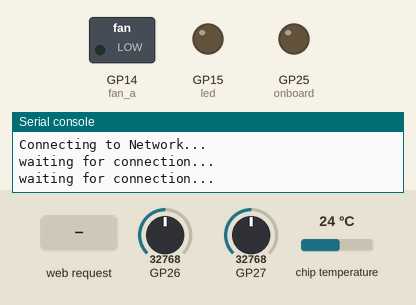
Recording of a program running on a simulated Raspberry Pi Pico running MicroPython. Shown: switched loads named in the program (green lamp = pin HIGH), output pins drawn as LEDs (lit = HIGH), the last lines printed to the serial console. The test bench sets the inputs (shaded band); at power-on: GP26 = 32768, GP27 = 32768, chip temperature 24 °C (analog values on the 0–65535 scale). WiFi joins after 1.5 s; no MQTT or app messages arrive unless stated; values from a settings file that is not in the repository are placeholders.

Above: at 1.2 s.
1.3 s: HTTP request GET /balanced received
At 2.6 s:
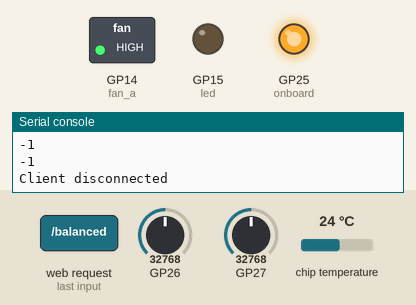
3.6 s: HTTP request GET /in received
5.1 s: HTTP request GET /out received
Timing chart, 0 to 8.1 s (numbered marks = the images above; inputs shaded):
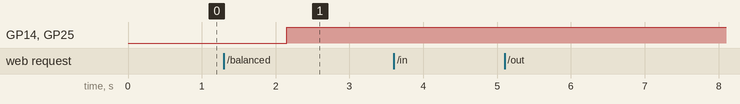

The program:

main.py
```python
import network
import socket
import time

from machine import Pin, ADC
import uasyncio as asyncio

from picozero import pico_temp_sensor

from umqttsimple import MQTTClient
import ubinascii
import json

import math

import SECRETS

led = Pin(15, Pin.OUT)
onboard = Pin("LED", Pin.OUT, value=0)

ssid = SECRETS.SSID
password = SECRETS.PASSWORD


html = """<!DOCTYPE html>
<html>
    <head> <title>Pico W</title> </head>
    <body> <h1>Pico W</h1>
        <p>%s</p>
    </body>
</html>
"""

def webpage(temp_pi, temp_in, temp_out, vent_mode):
    #Template HTML
    html = f"""
            <!DOCTYPE html>
            <html>
            <body>
            <form action="./balanced">
            <input type="submit" value="Balanced Ventilation" />
            </form>
            <form action="./in">
            <input type="submit" value="In Ventilation" />
            </form>
            <form action="./out">
            <input type="submit" value="Out Ventilation" />
            </form>
            <p>Temperature of pi cpu is {temp_pi}</p>
            <p>Temperature air in is {temp_in}</p>
            <p>Temperature air out is {temp_out}</p>
            <p>Ventilation is {vent_mode}</p>
            </body>
            </html>
            """
    return str(html)


wlan = network.WLAN(network.STA_IF)

def connect_to_network():
    wlan.active(True)
    wlan.config(pm = 0xa11140)  # Disable power-save mode
    wlan.connect(ssid, password)

    max_wait = 10
    while max_wait > 0:
        if wlan.status() < 0 or wlan.status() >= 3:
            break
        max_wait -= 1
        print('waiting for connection...')
        time.sleep(1)

    if wlan.status() != 3:
        raise RuntimeError('network connection failed')
    else:
        print('connected')
        status = wlan.ifconfig()
        print('ip = ' + status[0])

def get_temp(adc_pin):
    ntc_input = ADC(Pin(adc_pin))
    input_val = ntc_input.read_u16()
    voltage = input_val * 3.3/65535
    # Function to calculate tempearture from NTC resistor
    # In this function the NTC is 10kohm
    # The voltage is measured over the NTC resistor, so 10Kohm fixed resistor from VDD
    # Connected with NTC resistor to GND.
    # Taken from this example: https://www.circuitbasics.com/arduino-thermistor-temperature-sensor-tutorial/
    R1 = 10000
    #logR2, R2, T
    c1 = 1.009249522e-03
    c2 = 2.378405444e-04
    c3 = 2.019202697e-07
    R2 = R1 / ((3.3 / voltage) - 1.0)
    logR2 = math.log(R2)
    T = (1.0 / (c1 + c2*logR2 + c3*logR2*logR2*logR2))
    T = T - 273.15

    #print(f"adc input: {input_val} voltage: {voltage} temp: {T}")
    return T

def send_data_mqtt(mqtt_client, in_temp, out_temp, vent_mode):
    fan_id = "guest_room"
    topic_pub = b'hvac/balancedventilation/%s' %fan_id
    fan_data = {'mode': vent_mode,'temp_inside':in_temp, 'temp_outside':out_temp}
    #fan_data = {'direction':'in','temp_inside':12.11, 'temp_outside':22.34}
    data = json.dumps(fan_data)
    mqtt_client.publish(topic_pub, data)

def mqtt_data(mqtt_client):
    global pi_temp, in_temp, out_temp, vent_mode
    adc_pin_a = 26
    adc_pin_b = 27
    in_temp = get_temp(adc_pin_a)
    out_temp = get_temp(adc_pin_b)
    pi_temp = pico_temp_sensor.temp
    send_data_mqtt(mqtt_client, in_temp, out_temp, vent_mode)

pi_temp = 0
in_temp = 0
out_temp = 0
vent_mode = "balanced"
ventilation_mode = 0

async def serve_client(reader, writer):
    global pi_temp, in_temp, out_temp, vent_mode, ventilation_mode
    print("Client connected")
    request_line = await reader.readline()
    print("Request:", request_line)
    # We are not interested in HTTP request headers, skip them
    while await reader.readline() != b"\r\n":
        pass

    request = str(request_line)
    balanced_in = request.find('/balanced')
    vent_in = request.find('/in')
    vent_out = request.find('/out')

    print(balanced_in)
    if balanced_in == 6:
        vent_mode = "balanced"
        ventilation_mode = 0

    print(vent_in)
    if vent_in == 6:
        vent_mode = "in"
        ventilation_mode = 1

    print(vent_out)
    if vent_out == 6:
        vent_mode = "out"
        ventilation_mode = 2

    #response = html % stateis
    response = webpage(pi_temp, in_temp, out_temp, vent_mode)
    writer.write('HTTP/1.0 200 OK\r\nContent-type: text/html\r\n\r\n')
    writer.write(response)

    await writer.drain()
    await writer.wait_closed()
    print("Client disconnected")

async def main():
    global ventilation_mode
    fan_a = Pin(14, Pin.OUT)
    fan_b = Pin(15, Pin.OUT)

    print('Connecting to Network...')
    connect_to_network()

    print('Setting up mqtt...')
    client_id = ubinascii.hexlify(machine.unique_id())
    mqtt_server = SECRETS.MQTT_SERVER
    mqtt_client = MQTTClient(client_id, mqtt_server)
    mqtt_client.connect()

    print('Setting up webserver...')
    asyncio.create_task(asyncio.start_server(serve_client, "0.0.0.0", 80))

    while True:
        onboard.on()
        print("heartbeat")

        if ventilation_mode == 0:
            fan_a.on()
            fan_b.off()
        elif ventilation_mode == 1:
            fan_a.on()
            fan_b.off()
        elif ventilation_mode == 2:
            fan_a.off()
            fan_b.on()

        for i in range(70):
            await asyncio.sleep(1)
            mqtt_data(mqtt_client)

        if ventilation_mode == 0:
            fan_a.off()
            fan_b.on()

        for i in range(70):
            await asyncio.sleep(1)
            mqtt_data(mqtt_client)


try:
    asyncio.run(main())
finally:
    asyncio.new_event_loop()
```
